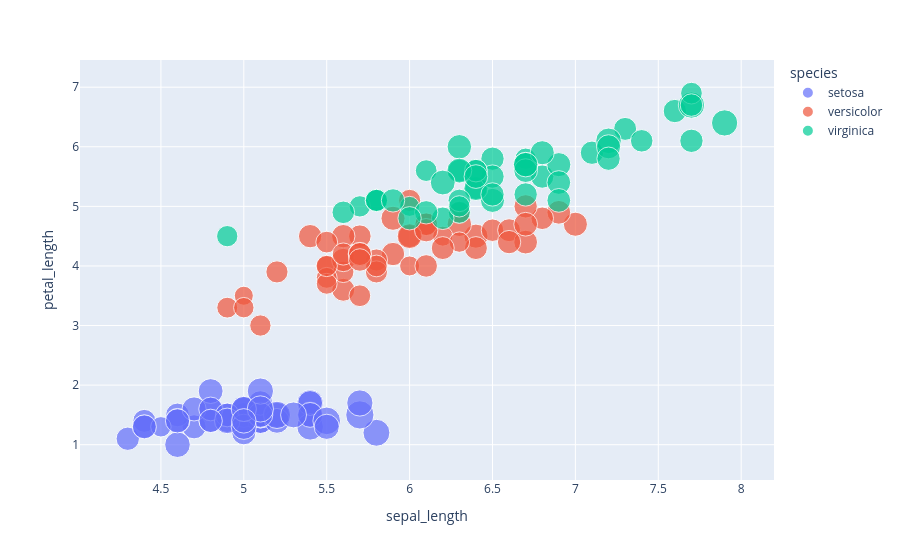

Notebook code for this chart:
### Markdown cell above
### Interactive Visualization

### Code cell
import plotly.express as px

fig = px.scatter(df, x="sepal_length", y="petal_length", color="species", size="sepal_width", hover_data=["petal_width"])
fig.show()

### Figure 1 — Plotly figure (JSON) as saved in the notebook; plotly's stock layout.template omitted (floating-point values rounded to 4 significant figures)
{"data": [{"customdata": [[0.2], [0.2], [0.2], [0.2], [0.2], [0.4], [0.3], [0.2], [0.2], [0.1], [0.2], [0.2], [0.1], [0.1], [0.2], [0.4], [0.4], [0.3], [0.3], [0.3], [0.2], [0.4], [0.2], [0.5], [0.2], [0.2], [0.4], [0.2], [0.2], [0.2], [0.2], [0.4], [0.1], [0.2], [0.2], [0.2], [0.2], [0.1], [0.2], [0.2], [0.3], [0.3], [0.2], [0.6], [0.4], [0.3], [0.2], [0.2], [0.2], [0.2]], "hovertemplate": "species=setosa<br>sepal_length=%{x}<br>petal_length=%{y}<br>sepal_width=%{marker.size}<br>petal_width=%{customdata[0]}<extra></extra>", "legendgroup": "setosa", "marker": {"color": "#636efa", "size": [3.5, 3.0, 3.2, 3.1, 3.6, 3.9, 3.4, 3.4, 2.9, 3.1, 3.7, 3.4, 3.0, 3.0, 4.0, 4.4, 3.9, 3.5, 3.8, 3.8, 3.4, 3.7, 3.6, 3.3, 3.4, 3.0, 3.4, 3.5, 3.4, 3.2, 3.1, 3.4, 4.1, 4.2, 3.1, 3.2, 3.5, 3.6, 3.0, 3.4, 3.5, 2.3, 3.2, 3.5, 3.8, 3.0, 3.8, 3.2, 3.7, 3.3], "sizemode": "area", "sizeref": 0.011, "symbol": "circle"}, "mode": "markers", "name": "setosa", "orientation": "v", "showlegend": true, "type": "scatter", "x": [5.1, 4.9, 4.7, 4.6, 5.0, 5.4, 4.6, 5.0, 4.4, 4.9, 5.4, 4.8, 4.8, 4.3, 5.8, 5.7, 5.4, 5.1, 5.7, 5.1, 5.4, 5.1, 4.6, 5.1, 4.8, 5.0, 5.0, 5.2, 5.2, 4.7, 4.8, 5.4, 5.2, 5.5, 4.9, 5.0, 5.5, 4.9, 4.4, 5.1, 5.0, 4.5, 4.4, 5.0, 5.1, 4.8, 5.1, 4.6, 5.3, 5.0], "xaxis": "x", "y": [1.4, 1.4, 1.3, 1.5, 1.4, 1.7, 1.4, 1.5, 1.4, 1.5, 1.5, 1.6, 1.4, 1.1, 1.2, 1.5, 1.3, 1.4, 1.7, 1.5, 1.7, 1.5, 1.0, 1.7, 1.9, 1.6, 1.6, 1.5, 1.4, 1.6, 1.6, 1.5, 1.5, 1.4, 1.5, 1.2, 1.3, 1.4, 1.3, 1.5, 1.3, 1.3, 1.3, 1.6, 1.9, 1.4, 1.6, 1.4, 1.5, 1.4], "yaxis": "y"}, {"customdata": [[1.4], [1.5], [1.5], [1.3], [1.5], [1.3], [1.6], [1.0], [1.3], [1.4], [1.0], [1.5], [1.0], [1.4], [1.3], [1.4], [1.5], [1.0], [1.5], [1.1], [1.8], [1.3], [1.5], [1.2], [1.3], [1.4], [1.4], [1.7], [1.5], [1.0], [1.1], [1.0], [1.2], [1.6], [1.5], [1.6], [1.5], [1.3], [1.3], [1.3], [1.2], [1.4], [1.2], [1.0], [1.3], [1.2], [1.3], [1.3], [1.1], [1.3]], "hovertemplate": "species=versicolor<br>sepal_length=%{x}<br>petal_length=%{y}<br>sepal_width=%{marker.size}<br>petal_width=%{customdata[0]}<extra></extra>", "legendgroup": "versicolor", "marker": {"color": "#EF553B", "size": [3.2, 3.2, 3.1, 2.3, 2.8, 2.8, 3.3, 2.4, 2.9, 2.7, 2.0, 3.0, 2.2, 2.9, 2.9, 3.1, 3.0, 2.7, 2.2, 2.5, 3.2, 2.8, 2.5, 2.8, 2.9, 3.0, 2.8, 3.0, 2.9, 2.6, 2.4, 2.4, 2.7, 2.7, 3.0, 3.4, 3.1, 2.3, 3.0, 2.5, 2.6, 3.0, 2.6, 2.3, 2.7, 3.0, 2.9, 2.9, 2.5, 2.8], "sizemode": "area", "sizeref": 0.011, "symbol": "circle"}, "mode": "markers", "name": "versicolor", "orientation": "v", "showlegend": true, "type": "scatter", "x": [7.0, 6.4, 6.9, 5.5, 6.5, 5.7, 6.3, 4.9, 6.6, 5.2, 5.0, 5.9, 6.0, 6.1, 5.6, 6.7, 5.6, 5.8, 6.2, 5.6, 5.9, 6.1, 6.3, 6.1, 6.4, 6.6, 6.8, 6.7, 6.0, 5.7, 5.5, 5.5, 5.8, 6.0, 5.4, 6.0, 6.7, 6.3, 5.6, 5.5, 5.5, 6.1, 5.8, 5.0, 5.6, 5.7, 5.7, 6.2, 5.1, 5.7], "xaxis": "x", "y": [4.7, 4.5, 4.9, 4.0, 4.6, 4.5, 4.7, 3.3, 4.6, 3.9, 3.5, 4.2, 4.0, 4.7, 3.6, 4.4, 4.5, 4.1, 4.5, 3.9, 4.8, 4.0, 4.9, 4.7, 4.3, 4.4, 4.8, 5.0, 4.5, 3.5, 3.8, 3.7, 3.9, 5.1, 4.5, 4.5, 4.7, 4.4, 4.1, 4.0, 4.4, 4.6, 4.0, 3.3, 4.2, 4.2, 4.2, 4.3, 3.0, 4.1], "yaxis": "y"}, {"customdata": [[2.5], [1.9], [2.1], [1.8], [2.2], [2.1], [1.7], [1.8], [1.8], [2.5], [2.0], [1.9], [2.1], [2.0], [2.4], [2.3], [1.8], [2.2], [2.3], [1.5], [2.3], [2.0], [2.0], [1.8], [2.1], [1.8], [1.8], [1.8], [2.1], [1.6], [1.9], [2.0], [2.2], [1.5], [1.4], [2.3], [2.4], [1.8], [1.8], [2.1], [2.4], [2.3], [1.9], [2.3], [2.5], [2.3], [1.9], [2.0], [2.3], [1.8]], "hovertemplate": "species=virginica<br>sepal_length=%{x}<br>petal_length=%{y}<br>sepal_width=%{marker.size}<br>petal_width=%{customdata[0]}<extra></extra>", "legendgroup": "virginica", "marker": {"color": "#00cc96", "size": [3.3, 2.7, 3.0, 2.9, 3.0, 3.0, 2.5, 2.9, 2.5, 3.6, 3.2, 2.7, 3.0, 2.5, 2.8, 3.2, 3.0, 3.8, 2.6, 2.2, 3.2, 2.8, 2.8, 2.7, 3.3, 3.2, 2.8, 3.0, 2.8, 3.0, 2.8, 3.8, 2.8, 2.8, 2.6, 3.0, 3.4, 3.1, 3.0, 3.1, 3.1, 3.1, 2.7, 3.2, 3.3, 3.0, 2.5, 3.0, 3.4, 3.0], "sizemode": "area", "sizeref": 0.011, "symbol": "circle"}, "mode": "markers", "name": "virginica", "orientation": "v", "showlegend": true, "type": "scatter", "x": [6.3, 5.8, 7.1, 6.3, 6.5, 7.6, 4.9, 7.3, 6.7, 7.2, 6.5, 6.4, 6.8, 5.7, 5.8, 6.4, 6.5, 7.7, 7.7, 6.0, 6.9, 5.6, 7.7, 6.3, 6.7, 7.2, 6.2, 6.1, 6.4, 7.2, 7.4, 7.9, 6.4, 6.3, 6.1, 7.7, 6.3, 6.4, 6.0, 6.9, 6.7, 6.9, 5.8, 6.8, 6.7, 6.7, 6.3, 6.5, 6.2, 5.9], "xaxis": "x", "y": [6.0, 5.1, 5.9, 5.6, 5.8, 6.6, 4.5, 6.3, 5.8, 6.1, 5.1, 5.3, 5.5, 5.0, 5.1, 5.3, 5.5, 6.7, 6.9, 5.0, 5.7, 4.9, 6.7, 4.9, 5.7, 6.0, 4.8, 4.9, 5.6, 5.8, 6.1, 6.4, 5.6, 5.1, 5.6, 6.1, 5.6, 5.5, 4.8, 5.4, 5.6, 5.1, 5.1, 5.9, 5.7, 5.2, 5.0, 5.2, 5.4, 5.1], "yaxis": "y"}], "layout": {"legend": {"itemsizing": "constant", "title": {"text": "species"}, "tracegroupgap": 0}, "margin": {"t": 60}, "xaxis": {"anchor": "y", "domain": [0, 1], "title": {"text": "sepal_length"}}, "yaxis": {"anchor": "x", "domain": [0, 1], "title": {"text": "petal_length"}}}}
